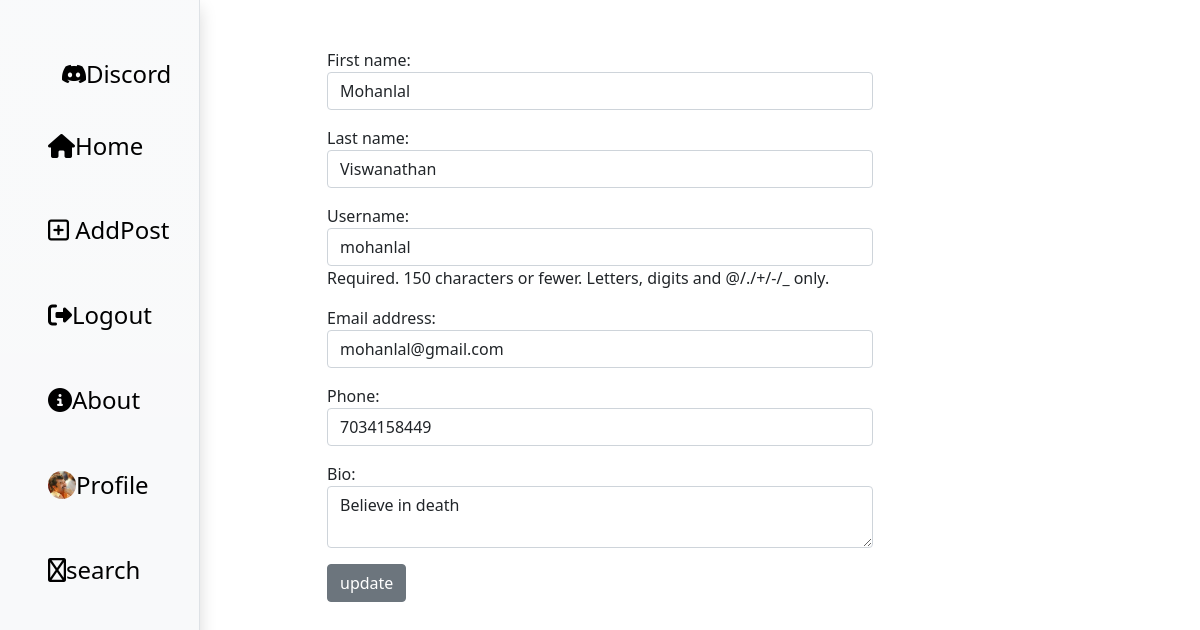
/update/1 (signed in), run on an earlier commit of the app's database.
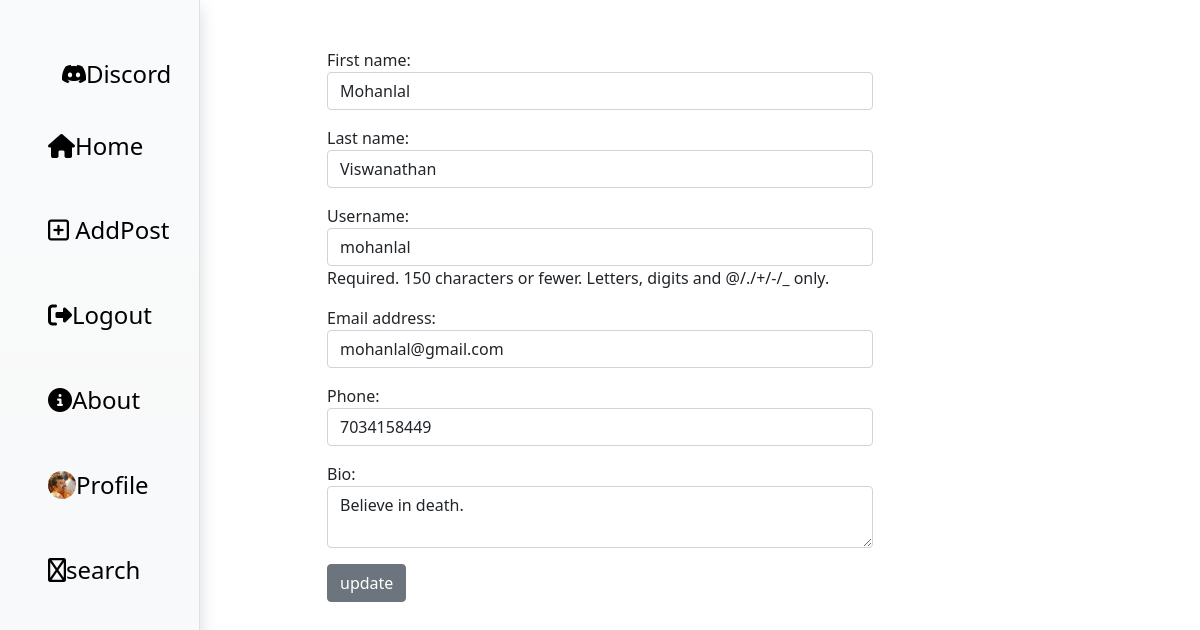
And on a later commit of the database.
### social/models.py (models this page shows)
class MyUser(AbstractUser):
    phone=models.CharField(max_length=20)
    profile_pic=models.ImageField(null=True,upload_to='profilepics',blank=True)
    Bio=models.CharField(null=True,blank=True,max_length=300)

### social/views.py (the view)
# urls.py: path('update/<int:id>',views.ProfileUpdateView.as_view(),name='update'),
@method_decorator(signin_reqired,name='dispatch')
class ProfileUpdateView(UpdateView):
    model=MyUser
    template_name="profile-update.html"
    form_class=ProfileUpdateForm
    pk_url_kwarg="id"
    success_url=reverse_lazy('myprofile')

### social/forms.py
class ProfileUpdateForm(forms.ModelForm):
    class Meta:
        model=MyUser
        fields=['first_name','last_name','username','email',
        'phone','Bio']
        widgets={
            "first_name":forms.TextInput(attrs={'class':'form-control'}),
            "last_name":forms.TextInput(attrs={'class':'form-control'}),
            "username":forms.TextInput(attrs={'class':'form-control'}),
            "email":forms.EmailInput(attrs={'class':'form-control'}),
            "phone":forms.NumberInput(attrs={'class':'form-control'}),
            "Bio":forms.Textarea(attrs={'class':'form-control','rows':'2'})
        }

### social/views.py (called while the page is built)
def signin_reqired(fn):
    def wrapper(request,*args,**kwargs):
        if not request.user.is_authenticated:
            return redirect("signin")
        else:
            return fn(request,*args,**kwargs)
    return wrapper

### social/templates/profile-update.html (shortened to what this page needs)
{%extends 'base.html'%}
{%block body_block%}
<div class="container">
    <div class="row">
        <div class="col-3"></div>
        <div class="col-6">
            <form action="" method="post" class="mt-5">
                {{form.as_p}}
                <input type="submit" value="update" class="btn btn-secondary">
            </form>
        </div>
        <div class="col-3"></div>
    </div>
</div>
{%endblock%}

### social/templates/base.html (shortened to what this page needs)
<!DOCTYPE html>
{%load static%}
<html lang="en">
<head>
    <link href="{%static 'css/styles.css'%}" rel="stylesheet" />
    <link rel="stylesheet" href="https://cdnjs.cloudflare.com/ajax/libs/font-awesome/6.2.0/css/all.min.css"
 />
    <link rel="stylesheet" href="https://cdn.jsdelivr.net/npm/bootstrap-icons@1.9.1/font/bootstrap-icons.css">
</head>
<body>
    <div class="container">
        <div class="row">
            <div class="col-2 fixed-top  d-none d-lg-block ps-5 border-end bg-light bg-gradient shadow" style="padding-top: 5%; height: -webkit-fill-available;">
                <ul class="navbar-nav m-auto">
                    <li style="margin-bottom: 25%; margin-left: 10%;">
                        <a class="" href="{%url 'index'%}">
                            <h4> <i class="bi bi-discord"></i>Discord</i>
                        </a></h4>
                    </li>
                    <li class="mb-5"><a class="" href="{%url 'index'%}">
                            <h4><i class="fa-solid fa-house "> </i>Home</h4>
                        </a></li>
                    <li class="mb-5"><a class="" href="{%url 'addpost'%}">
                            <h4><i class="fa-regular fa-square-plus"></i> AddPost </h4>
                        </a></li>
                    <li class="mb-5"><a class="" href="{%url 'logout'%}">
                            <h4><i class="fa-solid fa-right-from-bracket"></i>Logout</h4>
                        </a></li>
                    <li class="mb-5"><a class="" href="#">
                            <h4><i class="fa-solid fa-circle-info"></i>About</h4>
                        </a></li>
                    <li class="mb-5"><a class="d-flex" href="{%url 'myprofile'%}">
                            {%if request.user.profile_pic%}
                            <img src="{{request.user.profile_pic.url}}" alt="" class="rounded-circle"
                                style="width: 28px; height: 28px;">
                            {%endif%}
                            <h4></i>Profile</h4>
                        </a></li>
                    <li class="mb-5"><a class="" href="{%url 'explore'%}">
                            <h4><i class="fa-regular fa-circle-info"></i>search</h4>
                        </a></li>
                </ul>
            </div>
        </div>
    </div>
    <div class="container">
        <div class="row">
            {%block body_block%}
            {%endblock%}
        </div>
    </div>
</body>
</html>

### social/templates/base.html (style rules this page uses)
a { color: black; text-decoration: none; }

What changed in the data, as far as the page shows it:
changed MyUser "Mohanlal": Bio "Believe in death" → "Believe in death."
